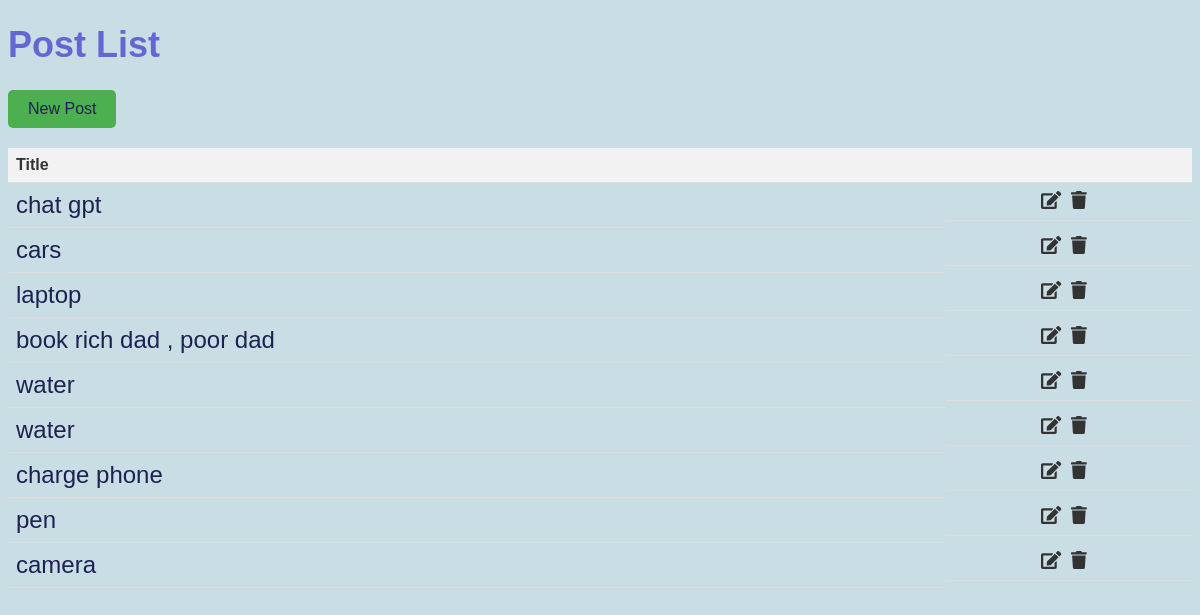
Before: / with the older database file.
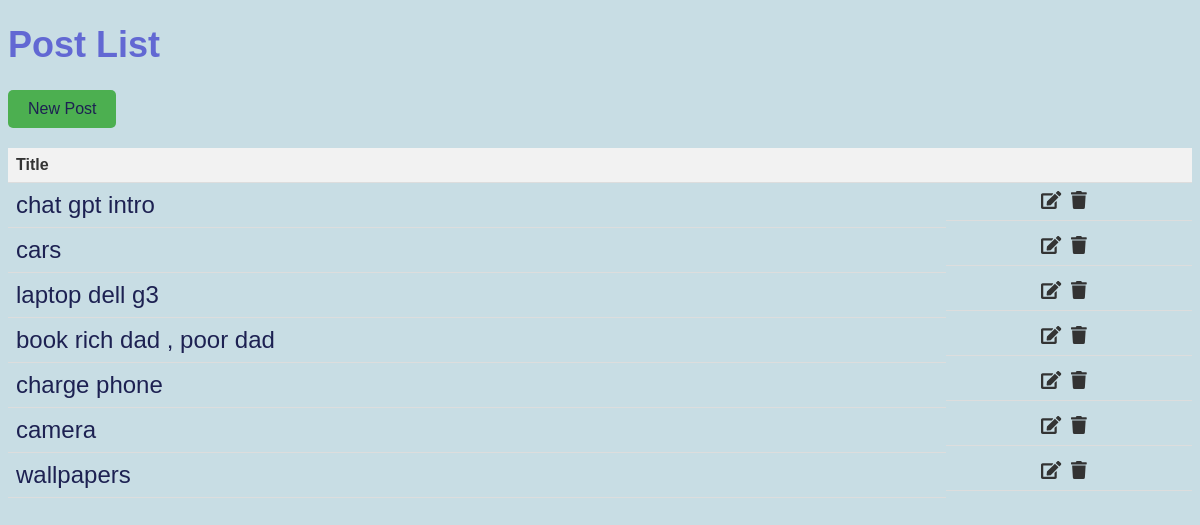
After: the same page with the newer database file.
### post/models.py (models this page shows, shortened)
class Post(models.Model):
    title = models.CharField(max_length=100)
    content = models.TextField(max_length=3000)
    image = models.ImageField(upload_to='images/')
    created_at = models.DateTimeField(default=timezone.now)
    author = models.ForeignKey(User, on_delete=models.SET_NULL,null=True)

### post/views.py (the view)
# urls.py: path('', list_post),
def list_post(request):
    data = Post.objects.all()
    return render(request,'post_list.html', {'context': data})

### post/templates/post_list.html (shortened to what this page needs)
<!DOCTYPE html>
<html lang="en">
<head>
    <link rel="stylesheet" href="https://cdnjs.cloudflare.com/ajax/libs/font-awesome/5.15.4/css/all.min.css">
</head>
<body>
    <h1>Post List</h1>
    <button class="new-post-button"><a href="new">New Post</a></button>
    <table class="post-table">
        <thead>
            <tr>
                <th>Title</th>
                <th></th>
            </tr>
        </thead>
        <tbody>
            {% for post in context %}
                <tr>
                    <td class="post-title"><a href="{{ post.id }}">{{ post.title }}</a></td>
                    <td class="action-icons">
                        <a href="{{ post.id}}/edit"><i class="fas fa-edit"></i></a>
                        <a href="{{ post.id}}/delete"><i class="fas fa-trash"></i></a>
                    </td>
                </tr>
            {% endfor %}
        </tbody>
    </table>
</body>
</html>

### post/templates/post_list.html (style rules this page uses)
body { font-family: Arial, sans-serif; background-color: #c8dde4; color: #333; }
.new-post-button { display: inline-block; margin-bottom: 20px; padding: 10px 20px; background-color: #4CAF50; color: white; border: none; border-radius: 5px; font-size: 16px; text-align: center; text-decoration: none; cursor: pointer; transition: background-color 0.3s ease; }
a { color: rgb(29, 33, 82); text-decoration: none; }
h1 { font-size: 36px; color: #6268d3; }
.post-table { border-collapse: collapse; width: 100%; }
.post-table th, .post-table td { padding: 8px; text-align: left; border-bottom: 1px solid #ddd; }
.post-table th { background-color: #f2f2f2; }
.post-title { font-size: 24px; color: #19093f; }
.action-icons { display: flex; justify-content: center; }
.action-icons a { margin-right: 10px; color: #333; font-size: 18px; }

Changed rows visible on the page:
removed Post: title "water"
removed Post: title "water"
removed Post: title "pen"
changed Post: title "chat gpt" → "chat gpt intro"
changed Post: title "laptop" → "laptop dell g3"
added Post: title "wallpapers"
